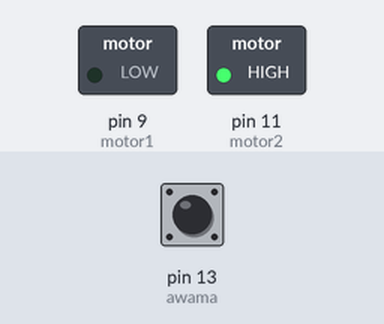
Bench run of a sketch on a simulated Arduino Uno, built with avr-gcc and run on an emulated ATmega328P. Shown: switched loads named in the sketch (green lamp = pin HIGH). Inputs (shaded band) come from the test bench; at power-on: pin 13 (awama) HIGH.

Above: at 1.8 s.
1.9 s: pin 13 (awama) pulled LOW for 1.15 s
At 2.6 s:
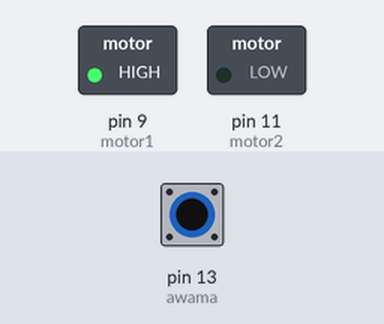
4.5 s: pin 13 (awama) pulled LOW for 3.2 s
At 8.1 s:
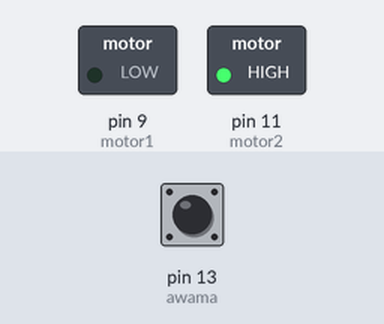
Timing chart, 0 to 9.6 s (numbered marks = the images above; inputs shaded):
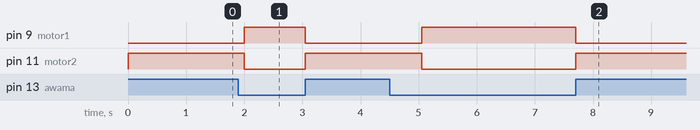

Measured:
- after the input at 1.9 s, pin 9 (motor1): LOW → HIGH after 0.10 s, → LOW 1.0 s later; pin 11 (motor2): HIGH → LOW after 0.10 s, → HIGH 1.0 s later
- after the input at 4.5 s, pin 9 (motor1): LOW → HIGH after 0.55 s, → LOW 2.6 s later; pin 11 (motor2): HIGH → LOW after 0.55 s, → HIGH 2.6 s later

The sketch:

elArd.ino
```cpp
const byte motor1 = 9;
const byte motor2 = 11 ;
const byte awama  = 13 ;


void setup() {
  pinMode(motor1,OUTPUT);
  pinMode(motor2,OUTPUT);
  pinMode(awama,INPUT_PULLUP);
}

void loop() {
    /* if tank is embty */   /*turn of motor2 */
    while (digitalRead(awama))
    {
    digitalWrite(motor2,HIGH);

    /* turn on Motor1 */
    digitalWrite(motor1,LOW);
    /* wait 5 minutes = 300 sec*/
    for(int a = 0 ; a<300 && (digitalRead (awama) == HIGH) ; a++)
    delay(1000);
    /* turn off motor 2 */
    digitalWrite(motor1,HIGH);
    /* wait 10 minutes = 600 sec */
    for(int a = 0 ; a<600 && (digitalRead (awama) == HIGH) ; a++)
    delay(1000);
    }

    /* if tank is not empty*/
    while (!digitalRead(awama))
    {
    /* make sure last state of motor1 is off*/
    digitalWrite(motor1 ,HIGH);
    /* turn on motor2 */
    digitalWrite(motor2 ,LOW);

    }


}
```
